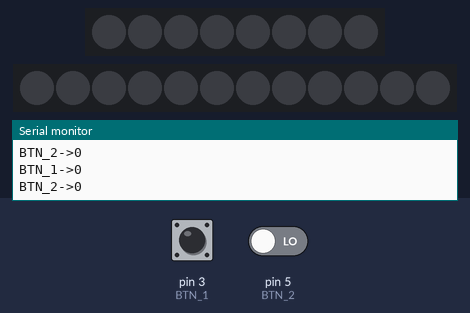
Simulated run of this sketch. Board: Arduino Uno, built with avr-gcc and run on an emulated ATmega328P. Shown: 8 RGB LEDs in strip order, left to right, 12 RGB LEDs in strip order, left to right, the last lines printed to the serial monitor. Inputs (shaded band) come from the test bench; at power-on: pin 3 (BTN_1) LOW, pin 5 (BTN_2) LOW. Dim RGB values are drawn brighter than linear.

Above: at 1.7 s.
1.8 s: pin 3 (BTN_1) pulled HIGH for 0.55 s
At 2.61 s:
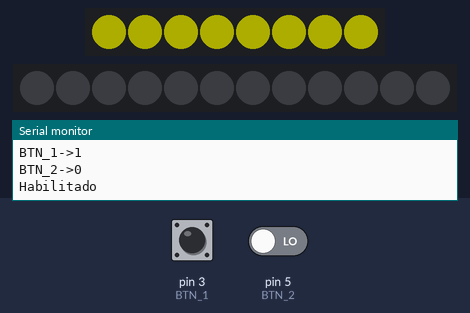
3.8 s: pin 3 (BTN_1) pulled HIGH for 3.2 s
At 4.57 s:
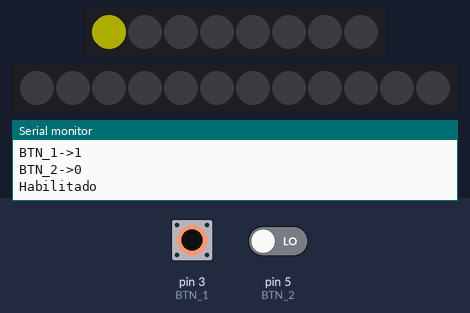
8.5 s: pin 3 (BTN_1) driven HIGH and pin 5 (BTN_2) driven HIGH
At 10.77 s:
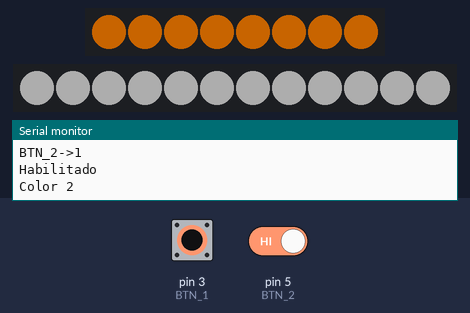
10.8 s: pin 3 (BTN_1) driven LOW
At 11.4 s:
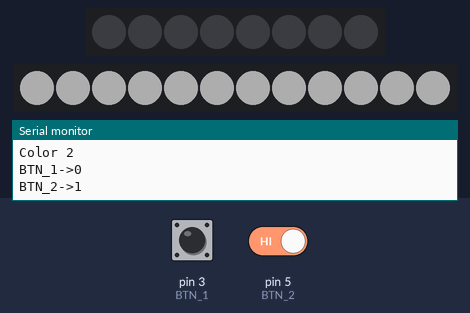
12.3 s: pin 3 (BTN_1) driven HIGH
At 12.73 s:
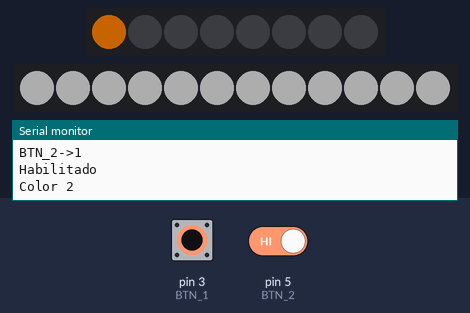
14.6 s: pin 5 (BTN_2) driven LOW
At 15.58 s:
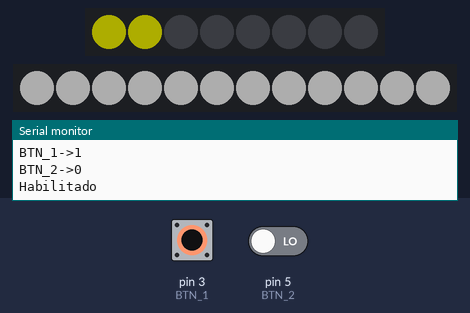
Timing chart, 0 to 18.2 s (numbered marks = the images above; inputs shaded):
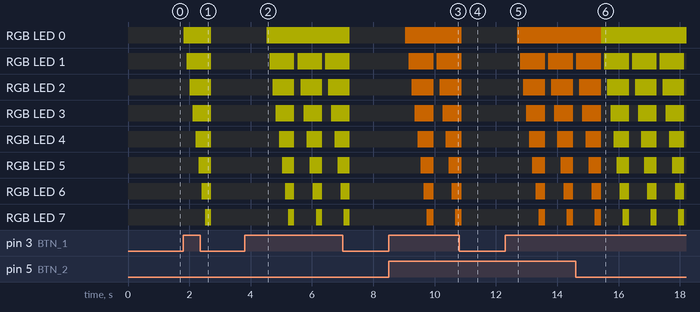

Measured:
- after the input at 1.8 s, RGB LED 0: off → RGB(50, 50, 0) at once, → off 0.90 s later; RGB LED 1: off → RGB(50, 50, 0) after 0.11 s, → off 0.80 s later
- after the input at 3.8 s, RGB LED 0: off → RGB(50, 50, 0) after 0.73 s, → off 2.7 s later; RGB LED 1: alternates RGB(50, 50, 0) for 0.80 s and off for 0.10 s, starting after 0.83 s
- after the input at 8.5 s, RGB LED 0: off → RGB(100, 50, 0) after 0.55 s; RGB LED 1: off → RGB(100, 50, 0) after 0.65 s, → off 0.82 s later, → RGB(100, 50, 0) 0.10 s later
- after the input at 10.8 s, the LEDs: change after 0.08 s (image 4)
- after the input at 12.3 s, RGB LED 0: off → RGB(100, 50, 0) after 0.39 s; RGB LED 1: alternates RGB(100, 50, 0) for 0.82 s and off for 0.10 s, starting after 0.49 s
- after the input at 14.6 s, the LEDs: first differ from a run without the input after 0.84 s (image 6 shows a later state)

The sketch:

FADA_Celeste_SingleBoard.ino.ino
```cpp
// (licence header left out)
#include <Adafruit_NeoPixel.h>
#ifdef __AVR__
#include <avr/power.h> // Required for 16 MHz Adafruit Trinket
#endif


#define LED        4 // On Trinket or Gemma, suggest changing this to 1
#define LED1       2 // On Trinket or Gemma, suggest changing this to 1


#define BTN_1     3 // On Trinket or Gemma, suggest changing this to 1
#define BTN_2     5 // On Trinket or Gemma, suggest changing this to 1

#define NUMPIXELS 8 // Popular NeoPixel ring size
#define NUMPIXELS1 12 // Popular NeoPixel ring size

Adafruit_NeoPixel pixels(NUMPIXELS, LED, NEO_GRB + NEO_KHZ800);
Adafruit_NeoPixel pixels1(NUMPIXELS1, LED1, NEO_GRB + NEO_KHZ800);


bool bandera = false;


void apagar1(int r, int g, int b) {
  pixels.clear(); // Set all pixel colors to 'off'

  for (int i = 0; i <= NUMPIXELS; i++) { // For each pixel...
    pixels.setPixelColor(i, pixels.Color(r, g, b));
    pixels.show();   // Send the updated pixel colors to the hardware.
    delay(100);
  }
}

void apagar2(int r, int g, int b) {
  pixels1.clear(); // Set all pixel colors to 'off'

  for (int i = 0; i <= 12; i++) { // For each pixel...
    pixels1.setPixelColor(i, pixels1.Color(r, g, b));
  }
      pixels1.show();   // Send the updated pixel colors to the hardware.
    delay(10);
}

void setup() {
  //    pinMode(SENSOR, INPUT_PULLUP);
  pinMode(BTN_1 , INPUT);
  pinMode(BTN_2 , INPUT);

  //  pinMode(0,OUTPUT);
  pixels.begin(); // INITIALIZE NeoPixel strip object (REQUIRED)
  pixels1.begin(); // INITIALIZE NeoPixel strip object (REQUIRED)

  Serial.begin(9600);
}

void loop() {

  Serial.print("BTN_1->");
  Serial.println(digitalRead(BTN_1));
  //  rinon(500);
  Serial.print("BTN_2->");
  Serial.println(digitalRead(BTN_2));

  //
  if (digitalRead(BTN_1)) {
    Serial.println("Habilitado");

    if (digitalRead(BTN_2)) {
      Serial.println("Color 2");
      apagar1(100, 50, 0);
      apagar2(50,50,50);
    }
    else{
       apagar1(50, 50, 0);
    }

  }
  else {
      apagar1(0, 0, 0);
    }

}
```
